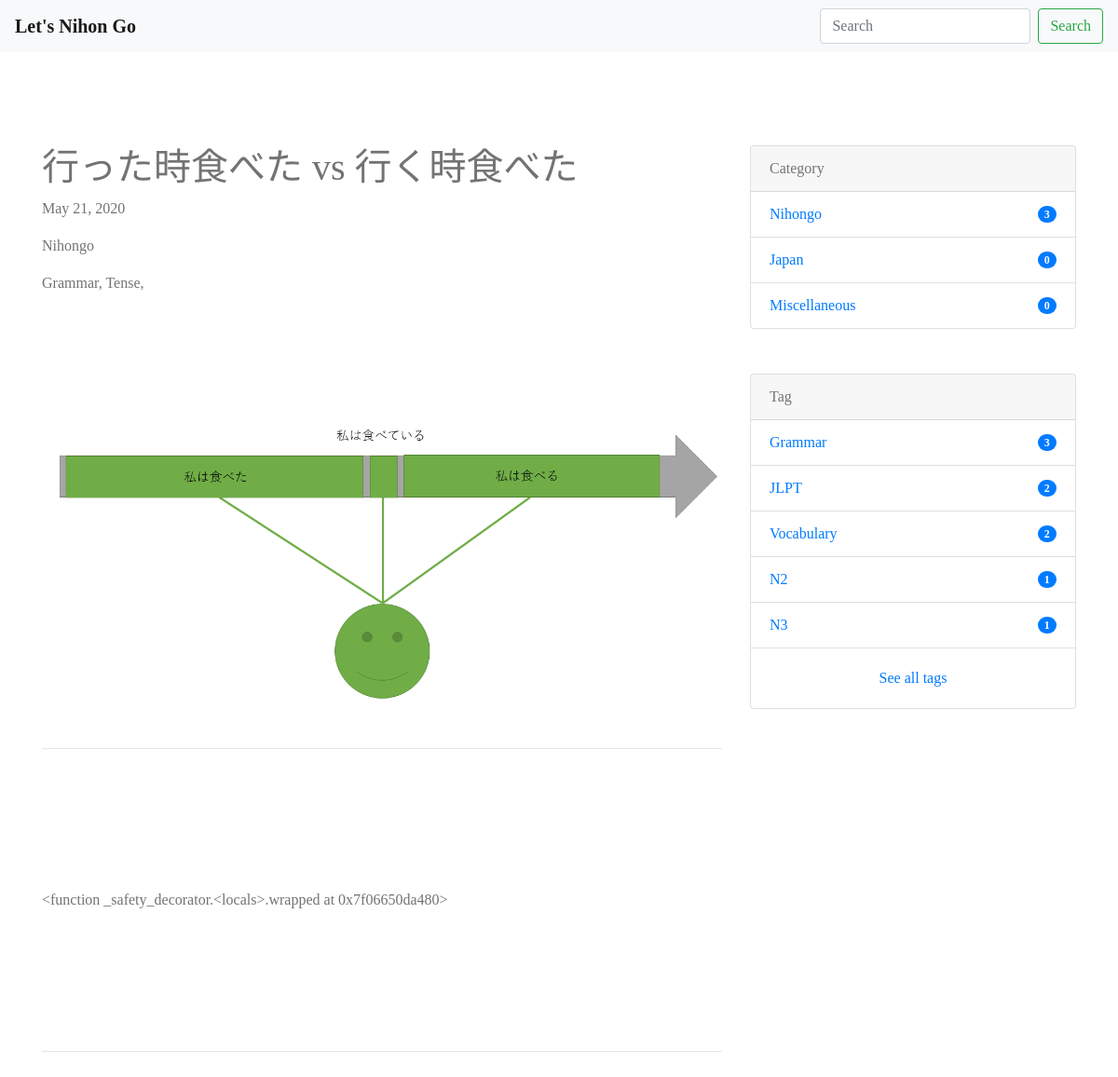
Before: /post/10/ with the older database file.
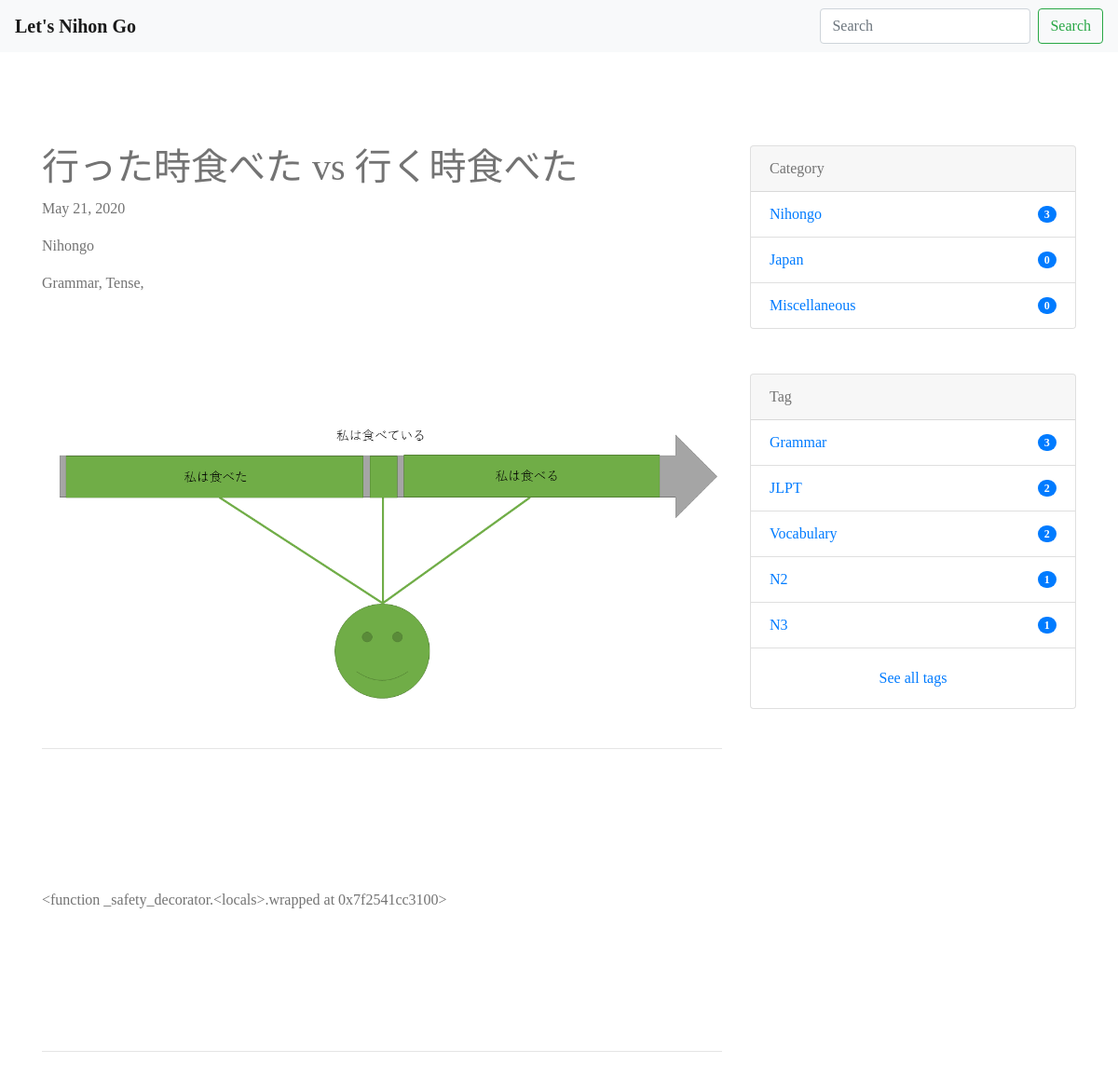
After: the same page with the newer database file.
### blog/models.py (models this page shows, shortened)
class Post(models.Model):
    category = models.ForeignKey(Category, on_delete=models.PROTECT)
    tags = models.ManyToManyField(Tag, blank=True)
    title = models.CharField(max_length=255)
    image = models.ImageField(
        upload_to='post_images/', null=True, blank=True)
    content = MarkdownxField('content', help_text="markdown")
    description = models.TextField(blank=True)
    created_at = models.DateTimeField(auto_now_add=True)
    updated_at = models.DateTimeField(auto_now=True)
    published_at = models.DateTimeField(blank=True, null=True)
    is_public = models.BooleanField(default=False)
    class Meta:
        ordering = ['-created_at']

class Category(models.Model):
    name = models.CharField(max_length=255)
    slug = models.SlugField(unique=True)
    timestamp = models.DateTimeField(auto_now_add=True)

### blog/views.py (the view)
# urls.py: path('post/<int:pk>/', PostDetailView.as_view(), name='post_detail'),
class PostDetailView(DetailView):
    model = Post
    def get_object(self, queryset=None):
        obj = super().get_object(queryset=queryset)
        if not obj.is_public and not self.request.user.is_authenticated:
            raise Http404
        return obj

### blog/templatetags/markdown.py (called while the page is built)
@register.filter
def markdown_to_html(text):
    return mark_safe(markdownify(text))

### nihongo/context_processors.py (called while the page is built)
def common(request):
    context = {
        'categories': Category.objects.annotate(
            num_posts=Count('post', filter=Q(post__is_public=True))),
        'tags': Tag.objects.annotate(
            num_posts=Count('post', filter=Q(post__is_public=True))),
    }
    return context

### blog/templates/blog/post_detail.html
{% extends "base.html" %}
{% load static %}
{% load markdown %}
{% block content %}
<link rel="stylesheet" href="{% static 'blog/css/blog.css' %}">
<div class="container">
  <div class="row">
    <main class="col-md-8 post-info">
      <h1>{{ object.title }}</h1>
      <p>{{ object.published_at|date }}</p>
      <p>{{ object.category.name }}</p>
      {% for tag in object.tags.all %}
        {{ tag.name }},
      {% endfor %}
      {% if post.image %}
      <img class="card-img-top" src="{{ post.image.url }}" alt="{{ post.title }}">
      {% endif %}
      <hr>
      <div class="post-content">
        {{ object.content| markdown_to_html }}
      </div>
      <hr>
    </main>
    <aside class="col-md-4">
      {% include "blog/snippets/sidebar.html" %}
    </aside>
  </div>
</div>
{% endblock %}

Changed rows visible on the page:
changed Post "行った時食べた vs 行く時食べた": content "<function _safety_decorator.<locals>.wrapped at 0x7f06650da480>" → "<function _safety_decorator.<locals>.wrapped at 0x7f2541cc3100>"
